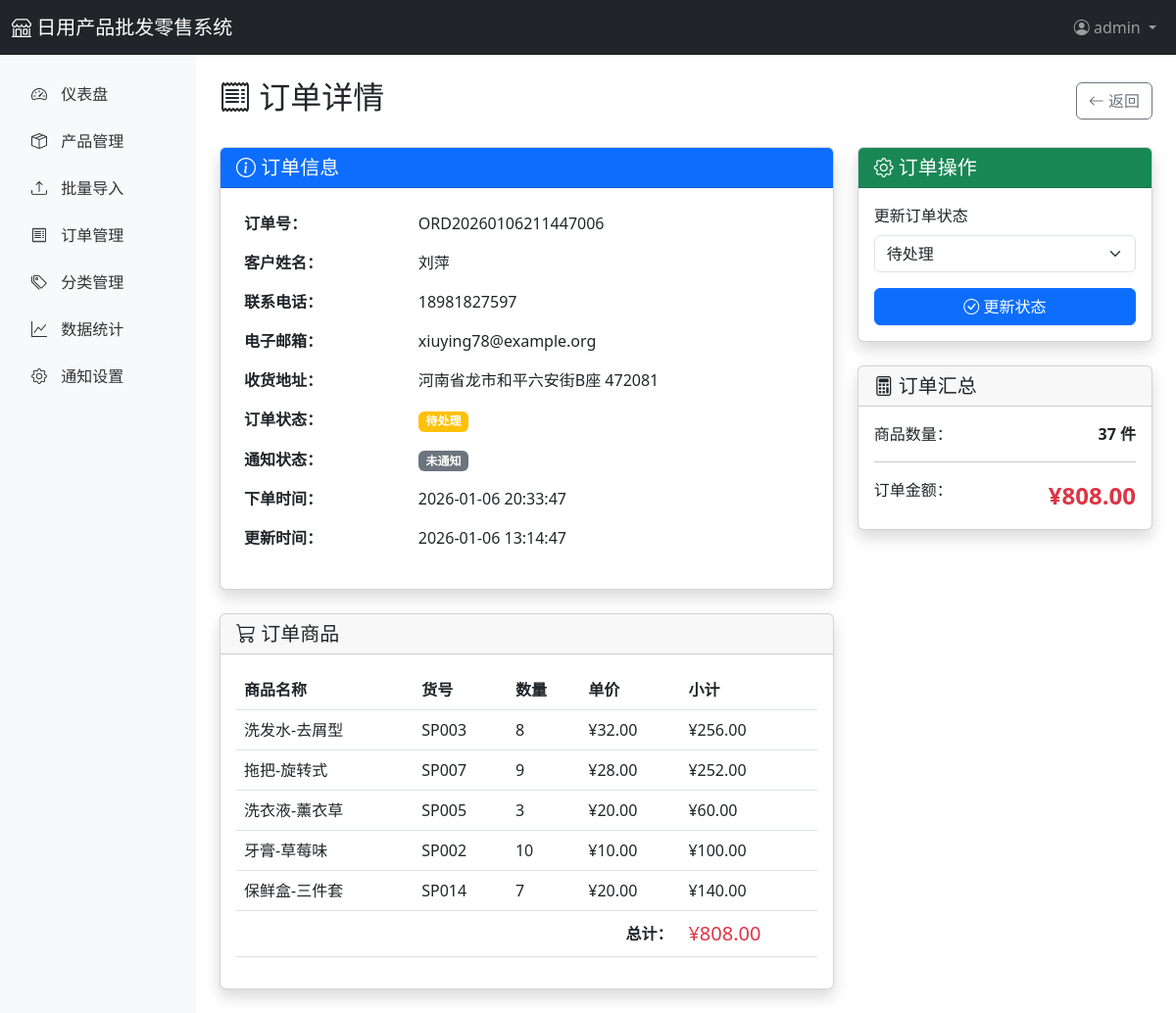
The app's page /admin/orders/26 (signed in) with its own data.
### app/models.py (models this page shows, shortened)
class User(UserMixin, db.Model):
    __tablename__ = 'users'
    id = db.Column(db.Integer, primary_key=True)
    username = db.Column(db.String(80), unique=True, nullable=False)
    email = db.Column(db.String(120), unique=True, nullable=False)
    password_hash = db.Column(db.String(255), nullable=False)
    role = db.Column(db.String(20), default='admin')  # admin, staff
    phone = db.Column(db.String(20))
    is_active = db.Column(db.Boolean, default=True)
    created_at = db.Column(db.DateTime, default=datetime.utcnow)
    updated_at = db.Column(db.DateTime, default=datetime.utcnow, onupdate=datetime.utcnow)
    orders = db.relationship('Order', backref='user', lazy='dynamic')

class Order(db.Model):
    __tablename__ = 'orders'
    id = db.Column(db.Integer, primary_key=True)
    order_no = db.Column(db.String(50), unique=True, nullable=False, index=True)  # 订单号
    customer_name = db.Column(db.String(100), nullable=False)
    customer_phone = db.Column(db.String(20))
    customer_email = db.Column(db.String(120))
    customer_address = db.Column(db.Text)
    total_amount = db.Column(db.Float, default=0)  # 总金额
    total_quantity = db.Column(db.Integer, default=0)  # 总数量
    status = db.Column(db.String(20), default='pending')  # pending, confirmed, shipped, completed, cancelled
    notes = db.Column(db.Text)  # 备注
    notified = db.Column(db.Boolean, default=False)  # 是否已通知
    created_at = db.Column(db.DateTime, default=datetime.utcnow)
    updated_at = db.Column(db.DateTime, default=datetime.utcnow, onupdate=datetime.utcnow)
    user_id = db.Column(db.Integer, db.ForeignKey('users.id'))
    items = db.relationship('OrderItem', backref='order', lazy='dynamic', cascade='all, delete-orphan')

class OrderItem(db.Model):
    __tablename__ = 'order_items'
    id = db.Column(db.Integer, primary_key=True)
    order_id = db.Column(db.Integer, db.ForeignKey('orders.id'), nullable=False)
    product_id = db.Column(db.Integer, db.ForeignKey('products.id'), nullable=False)
    product_name = db.Column(db.String(200))
    product_code = db.Column(db.String(50))
    quantity = db.Column(db.Integer, default=1)
    unit_price = db.Column(db.Float, default=0)
    subtotal = db.Column(db.Float, default=0)

### app/routes/admin.py (the view)
@admin_bp.route('/orders/<int:order_id>')
@login_required
def order_detail(order_id):
    order = Order.query.get_or_404(order_id)
    return render_template('admin/order_detail.html', order=order)

### app/templates/admin/order_detail.html (shortened to what this page needs)
{% extends "admin/base.html" %}
{% block content %}
<div class="d-flex justify-content-between align-items-center mb-4">
    <h2>
        <i class="bi bi-receipt"></i> 订单详情
    </h2>
    <a href="{{ url_for('admin.orders') }}" class="btn btn-outline-secondary">
        <i class="bi bi-arrow-left"></i> 返回
    </a>
</div>
<div class="row">
    <div class="col-lg-8">
        <div class="card shadow mb-4">
            <div class="card-header bg-primary text-white">
                <h5 class="mb-0"><i class="bi bi-info-circle"></i> 订单信息</h5>
            </div>
            <div class="card-body">
                <table class="table table-borderless">
                    <tr>
                        <td width="30%"><strong>订单号：</strong></td>
                        <td>{{ order.order_no }}</td>
                    </tr>
                    <tr>
                        <td><strong>客户姓名：</strong></td>
                        <td>{{ order.customer_name }}</td>
                    </tr>
                    {% if order.customer_phone %}
                    <tr>
                        <td><strong>联系电话：</strong></td>
                        <td>{{ order.customer_phone }}</td>
                    </tr>
                    {% endif %}
                    {% if order.customer_email %}
                    <tr>
                        <td><strong>电子邮箱：</strong></td>
                        <td>{{ order.customer_email }}</td>
                    </tr>
                    {% endif %}
                    {% if order.customer_address %}
                    <tr>
                        <td><strong>收货地址：</strong></td>
                        <td>{{ order.customer_address }}</td>
                    </tr>
                    {% endif %}
                    <tr>
                        <td><strong>订单状态：</strong></td>
                        <td>
                            {% if order.status == 'pending' %}
                                <span class="badge bg-warning">待处理</span>
                            {% elif order.status == 'confirmed' %}
                                <span class="badge bg-info">已确认</span>
                            {% elif order.status == 'shipped' %}
                                <span class="badge bg-primary">已发货</span>
                            {% elif order.status == 'completed' %}
                                <span class="badge bg-success">已完成</span>
                            {% elif order.status == 'cancelled' %}
                                <span class="badge bg-danger">已取消</span>
                            {% endif %}
                        </td>
                    </tr>
                    <tr>
                        <td><strong>通知状态：</strong></td>
                        <td>
                            {% if order.notified %}
                                <span class="badge bg-success">已通知</span>
                            {% else %}
                                <span class="badge bg-secondary">未通知</span>
                            {% endif %}
                        </td>
                    </tr>
                    <tr>
                        <td><strong>下单时间：</strong></td>
                        <td>{{ order.created_at.strftime('%Y-%m-%d %H:%M:%S') }}</td>
                    </tr>
                    <tr>
                        <td><strong>更新时间：</strong></td>
                        <td>{{ order.updated_at.strftime('%Y-%m-%d %H:%M:%S') }}</td>
                    </tr>
                </table>
            </div>
        </div>
        <div class="card shadow">
            <div class="card-header">
                <h5 class="mb-0"><i class="bi bi-cart3"></i> 订单商品</h5>
            </div>
            <div class="card-body">
                <table class="table">
                    <thead>
                        <tr>
                            <th>商品名称</th>
                            <th>货号</th>
                            <th>数量</th>
                            <th>单价</th>
                            <th>小计</th>
                        </tr>
                    </thead>
                    <tbody>
                        {% for item in order.items %}
                        <tr>
                            <td>{{ item.product_name }}</td>
                            <td>{{ item.product_code }}</td>
                            <td>{{ item.quantity }}</td>
                            <td>¥{{ "%.2f"|format(item.unit_price) }}</td>
                            <td>¥{{ "%.2f"|format(item.subtotal) }}</td>
                        </tr>
                        {% endfor %}
                    </tbody>
                    <tfoot>
                        <tr>
                            <td colspan="4" class="text-end"><strong>总计：</strong></td>
                            <td class="text-danger fs-5">¥{{ "%.2f"|format(order.total_amount) }}</td>
                        </tr>
                    </tfoot>
                </table>
            </div>
        </div>
    </div>
    <div class="col-lg-4">
        <div class="card shadow">
            <div class="card-header bg-success text-white">
                <h5 class="mb-0"><i class="bi bi-gear"></i> 订单操作</h5>
            </div>
            <div class="card-body">
                <form method="POST" action="{{ url_for('admin.order_update_status', order_id=order.id) }}">
                    <div class="mb-3">
                        <label class="form-label">更新订单状态</label>
                        <select class="form-select" name="status">
                            <option value="pending" {% if order.status == 'pending' %}selected{% endif %}>待处理</option>
                        </select>
                    </div>
                    <button type="submit" class="btn btn-primary w-100">
                        <i class="bi bi-check-circle"></i> 更新状态
                    </button>
                </form>
            </div>
        </div>
        <div class="card shadow mt-4">
            <div class="card-header">
                <h5 class="mb-0"><i class="bi bi-calculator"></i> 订单汇总</h5>
            </div>
            <div class="card-body">
                <div class="d-flex justify-content-between mb-2">
                    <span>商品数量：</span>
                    <strong>{{ order.total_quantity }} 件</strong>
                </div>
                <hr>
                <div class="d-flex justify-content-between">
                    <span>订单金额：</span>
                    <strong class="text-danger fs-4">¥{{ "%.2f"|format(order.total_amount) }}</strong>
                </div>
            </div>
        </div>
    </div>
</div>
{% endblock %}

### app/templates/admin/base.html (shortened to what this page needs)
<!DOCTYPE html>
<html lang="zh-CN">
<head>
    <link href="https://cdn.jsdelivr.net/npm/bootstrap@5.3.0/dist/css/bootstrap.min.css" rel="stylesheet">
    <link href="https://cdn.jsdelivr.net/npm/bootstrap-icons@1.11.0/font/bootstrap-icons.css" rel="stylesheet">
</head>
<body>
    <nav class="navbar navbar-expand-lg navbar-dark bg-dark">
        <div class="container-fluid">
            <a class="navbar-brand" href="{{ url_for('main.index') }}">
                <i class="bi bi-shop"></i> 日用产品批发零售系统
            </a>
            <div class="navbar-nav ms-auto">
                <div class="nav-item dropdown">
                    <a class="nav-link dropdown-toggle" href="#" role="button" data-bs-toggle="dropdown">
                        <i class="bi bi-person-circle"></i> {{ current_user.username }}
                    </a>
                </div>
            </div>
        </div>
    </nav>
    <div class="container-fluid">
        <div class="row">
            <nav class="col-md-2 d-none d-md-block sidebar py-3">
                <ul class="nav flex-column">
                    <li class="nav-item">
                        <a class="nav-link {% if request.endpoint == 'admin.dashboard' %}active{% endif %}" href="{{ url_for('admin.dashboard') }}">
                            <i class="bi bi-speedometer2"></i> 仪表盘
                        </a>
                    </li>
                    <li class="nav-item">
                        <a class="nav-link {% if 'admin.product' in request.endpoint %}active{% endif %}" href="{{ url_for('admin.products') }}">
                            <i class="bi bi-box-seam"></i> 产品管理
                        </a>
                    </li>
                    <li class="nav-item">
                        <a class="nav-link {% if request.endpoint == 'admin.products_import' %}active{% endif %}" href="{{ url_for('admin.products_import') }}">
                            <i class="bi bi-upload"></i> 批量导入
                        </a>
                    </li>
                    <li class="nav-item">
                        <a class="nav-link {% if request.endpoint == 'admin.orders' %}active{% endif %}" href="{{ url_for('admin.orders') }}">
                            <i class="bi bi-receipt"></i> 订单管理
                        </a>
                    </li>
                    <li class="nav-item">
                        <a class="nav-link {% if request.endpoint == 'admin.categories' %}active{% endif %}" href="{{ url_for('admin.categories') }}">
                            <i class="bi bi-tags"></i> 分类管理
                        </a>
                    </li>
                    <li class="nav-item">
                        <a class="nav-link {% if request.endpoint == 'admin.statistics' %}active{% endif %}" href="{{ url_for('admin.statistics') }}">
                            <i class="bi bi-graph-up"></i> 数据统计
                        </a>
                    </li>
                    <li class="nav-item">
                        <a class="nav-link {% if 'system' in request.endpoint %}active{% endif %}" href="{{ url_for('system.settings') }}">
                            <i class="bi bi-gear"></i> 通知设置
                        </a>
                    </li>
                </ul>
            </nav>
            <main class="col-md-10 ms-sm-auto col-lg-10 px-md-4 py-4">
                {% block content %}{% endblock %}
            </main>
        </div>
    </div>
</body>
</html>

### app/templates/admin/base.html (style rules this page uses)
.sidebar { min-height: calc(100vh - 56px); background-color: #f8f9fa; }
.sidebar .nav-link { color: #333; padding: 12px 20px; }
.sidebar .nav-link i { margin-right: 10px; }

### records on screen
User: username "admin"
Order: order_no "ORD20260106211447006", customer_name "刘萍", customer_phone "18981827597", customer_email "xiuying78@example.org", customer_address "河南省龙市和平六安街B座 472081", created_at "2026-01-06 20:33:47", updated_at "2026-01-06 13:14:47", total_amount "808.00", status "待处理", total_quantity "37"
OrderItem: product_name "洗发水-去屑型", product_code "SP003", quantity "8", unit_price "32.00", subtotal "256.00"
OrderItem: product_name "拖把-旋转式", product_code "SP007", quantity "9", unit_price "28.00", subtotal "252.00"
OrderItem: product_name "洗衣液-薰衣草", product_code "SP005", quantity "3", unit_price "20.00", subtotal "60.00"
OrderItem: product_name "牙膏-草莓味", product_code "SP002", quantity "10", unit_price "10.00", subtotal "100.00"
OrderItem: product_name "保鲜盒-三件套", product_code "SP014", quantity "7", unit_price "20.00", subtotal "140.00"
